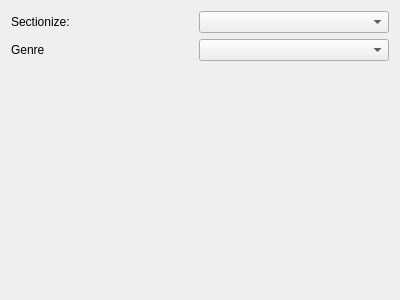
<?xml version="1.0" encoding="UTF-8"?>
<ui version="4.0">
 <class>Form</class>
 <widget class="QWidget" name="Form">
  <property name="geometry">
   <rect>
    <x>0</x>
    <y>0</y>
    <width>400</width>
    <height>300</height>
   </rect>
  </property>
  <property name="windowTitle">
   <string>Form</string>
  </property>
  <layout class="QGridLayout" name="gridLayout">
   <item row="2" column="0">
    <spacer name="verticalSpacer">
     <property name="orientation">
      <enum>Qt::Vertical</enum>
     </property>
     <property name="sizeHint" stdset="0">
      <size>
       <width>20</width>
       <height>246</height>
      </size>
     </property>
    </spacer>
   </item>
   <item row="0" column="0">
    <widget class="QLabel" name="label">
     <property name="text">
      <string>Sectionize:</string>
     </property>
     <property name="buddy">
      <cstring>opt_sectionize</cstring>
     </property>
    </widget>
   </item>
   <item row="0" column="1">
    <widget class="QComboBox" name="opt_sectionize">
     <property name="minimumContentsLength">
      <number>20</number>
     </property>
    </widget>
   </item>
   <item row="1" column="0">
    <widget class="QLabel" name="label_2">
     <property name="text">
      <string>Genre</string>
     </property>
    </widget>
   </item>
   <item row="1" column="1">
    <widget class="QComboBox" name="opt_fb2_genre"/>
   </item>
  </layout>
 </widget>
 <resources/>
 <connections/>
</ui>
